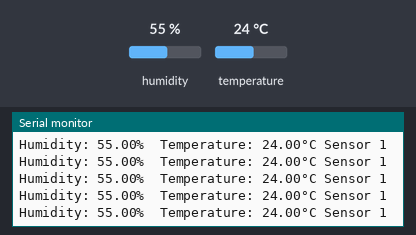
The sketch below on a simulated ESP32. Shown: the last lines printed to the serial monitor. Inputs (shaded band) come from the test bench; at power-on: humidity 55 %, temperature 24 °C. WiFi joins after 1.5 s; servers stay silent unless stated.

Above: at 2.7 s.
2.8 s: humidity set to 22 %
At 3.73 s:
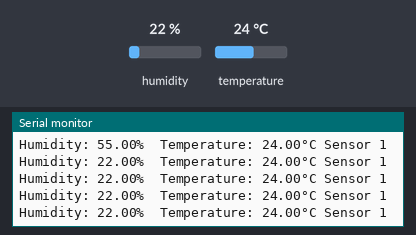
8.8 s: temperature set to 12 °C
At 9.67 s:
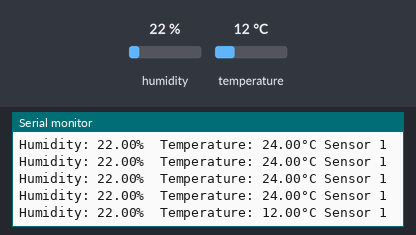
14.8 s: humidity set to 40 %
At 14.87 s:
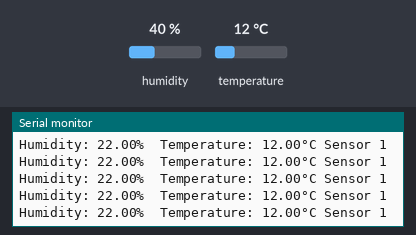
Timing chart, 0 to 17.8 s (numbered marks = the images above; inputs shaded):
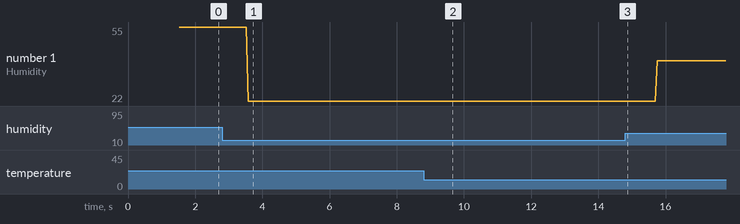

Measured:
- after the input at 2.8 s, the serial monitor: prints a new line after 0.78 s (image 1)
- after the input at 8.8 s, the serial monitor: prints a new line after 0.87 s (image 2)
- plotted number 1: 55 → 22 after the input at 2.8 s, 22 → 40 after the input at 14.8 s

The sketch:

dht_wifimanager.ino
```cpp
#include "DHT.h"
#include <LiquidCrystal_I2C.h>
#include <WiFiManager.h>

#define DHTPIN1 33    // Digital pin connected to the DHT sensor


#define DHTTYPE DHT11   // DHT 22  (AM2302), AM2321

DHT dht1(DHTPIN1, DHTTYPE);


void setup() {
  Serial.begin(9600);
  WiFiManager wm;
    bool res;
    res = wm.autoConnect("Pengering Sepatu","12345678"); // password protected ap
    if(!res) {
        Serial.println("Failed to connect");
         ESP.restart();
    }
    else {
        //if you get here you have connected to the WiFi
        Serial.println("connected...yeey :)");
    }
  Serial.println(F("DHT11 test!"));

  dht1.begin();

}

void loop() {

  float h = dht1.readHumidity();

  float t = dht1.readTemperature();


  // Check if any reads failed and exit early (to try again).
  if (isnan(h) || isnan(t)) {
    Serial.println(F("Failed to read from DHT1 sensor!"));
    return;
  }
  Serial.println("Sensor 1");
  Serial.print(F("Humidity: "));
  Serial.print(h);
  Serial.print(F("%  Temperature: "));
  Serial.print(t);
  Serial.print(F("°C "));
}
```
